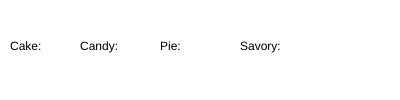
Frame 1 (no input)
Frame 60 (no input): identical to frame 1, image omitted
Frame 120 (the mouse pressed at the canvas centre since frame 60): identical to frame 1, image omitted

The p5.js sketch that drew this single still picture (run headless with seeded random() and noise() and a simulated clock; from frame 60 on, the mouse is pressed at the canvas centre):

// p5.js sketch
// ── sketch.js
var choices = {
    "Cake": 0,
    "Candy": 0,
    "Pie": 0,
    "Savory": 0
};

var cakeMessage = "Cake: ";
var candyMessage = "Candy: ";
var pieMessage = "Pie: ";
var savoryMessage = "Savory: ";


function setup() {
    createCanvas(400, 100);
    console.log(choices);
    console.log(choices["Cake"]);
    console.log(choices["Candy"]);
    console.log(choices["Pie"]);
    console.log(choices["Savory"]);

    noStroke();
}

function draw() {
    background(255);

    fill(255, 0, 0, 100);
    ellipse(40, height / 2, choices["Cake"], choices["Cake"]);
    fill(0, 255, 0, 100);

    ellipse(100, height / 2, choices["Candy"], choices["Candy"]);
    fill(0, 0, 255, 100);

    ellipse(180, height / 2, choices["Pie"], choices["Pie"]);
    fill(100, 100, 100);
    ellipse(260, height / 2, choices["Savory"], choices["Savory"]);

    fill(0, 0, 0);

    text(cakeMessage, 10, height / 2);
    text(candyMessage, 80, height / 2);
    text(pieMessage, 160, height / 2);
    text(savoryMessage, 240, height / 2);


}

function keyPressed() {
    //49 == 1, 50 == 2, 51 == 3, 52 == 4
    if (keyCode == 49) {
        choices["Cake"]++;
        cakeMessage = "Cake: " + choices["Cake"];
        //choices["Cake"] = choice["Cake"] + 1;
    } else if (keyCode == 50) {
        choices["Candy"]++;
        candyMessage = "Candy: " + choices["Candy"];
    } else if (keyCode == 51) {
        choices["Pie"]++;
        pieMessage = "Pie: " + choices["Pie"];
    } else if (keyCode == 52) {
        choices["Savory"]++;
        savoryMessage = "Savory: " + choices["Savory"];
    }

    console.log(choices);

}
